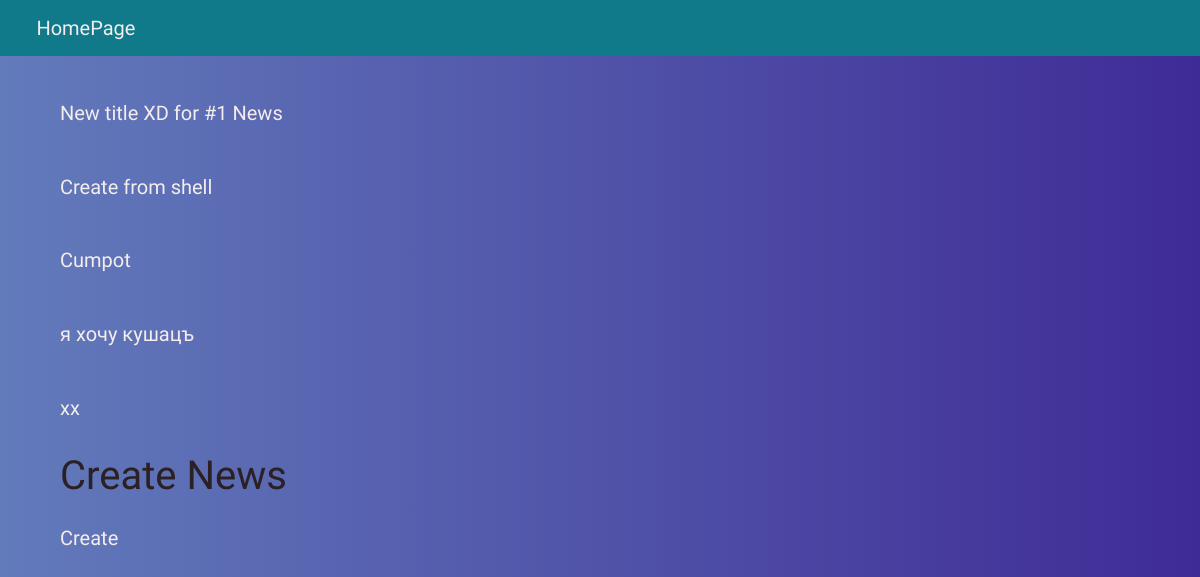
Before: / with the older database file.
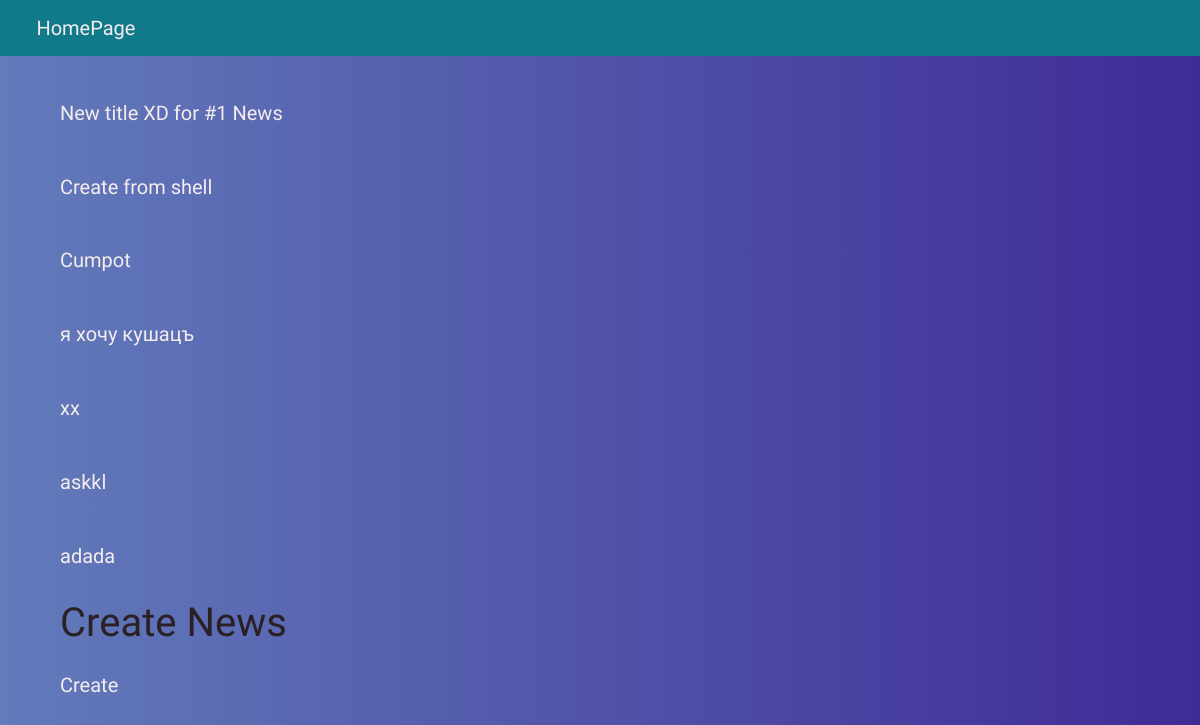
After: the same page with the newer database file.
### news/models.py (models this page shows, shortened)
class News(models.Model):
    article = models.CharField(max_length=100)
    body = models.TextField()

### news/views.py (the view)
# urls.py: path('', index),
def index(request, *args, **kwargs):
    qs = News.objects.all()
    context = {'news_list': qs}
    return render(request, 'index.html', context)

### templates/index.html (shortened to what this page needs)
{% extends "base.html" %}
{% block content %}
{% for news in news_list %}
    <h1>
        <a href="id/{{ news.id }}">{{ news.article }}</a>
    </h1>
{% endfor %}
<h1 style="margin-left: 60px;">Create News</h1>
<a href="news/create" style="margin-left: 60px;">Create</a>
{% endblock %}

### templates/base.html (shortened to what this page needs)
<!DOCTYPE html>
<html lang="en">
<head>
</head>
<body>
    {% include "navbar.html" %}
    <div class="main-cont">
        {% block content %}
        {% endblock %}
    </div>
</body>
</html>

### templates/navbar.html (shortened to what this page needs)
<nav class="navbar">
    <a href="/">HomePage</a>
</nav>

### templates/base.html (style rules this page uses)
body { margin: 0; padding: 0; height: 100vh; background: linear-gradient(to right, rgb(98, 123, 187), rgb(63, 43, 150)); }
.navbar { padding: 1em 0.4em; background: #107a8b; display: flex; justify-content: flex-start; align-items: center; }
a { color: #f5eded; font-family: 'Akaya Telivigala', cursive; font-size: 20px; margin-left: 30px; text-decoration: none; }
h1 { color: #2b2024; font-weight: 500; font-size: 2.5em; font-family: 'Shippori Mincho B1', serif; margin-left: 30px; }

Changed rows visible on the page:
added News: article "askkl"
added News: article "adada"
